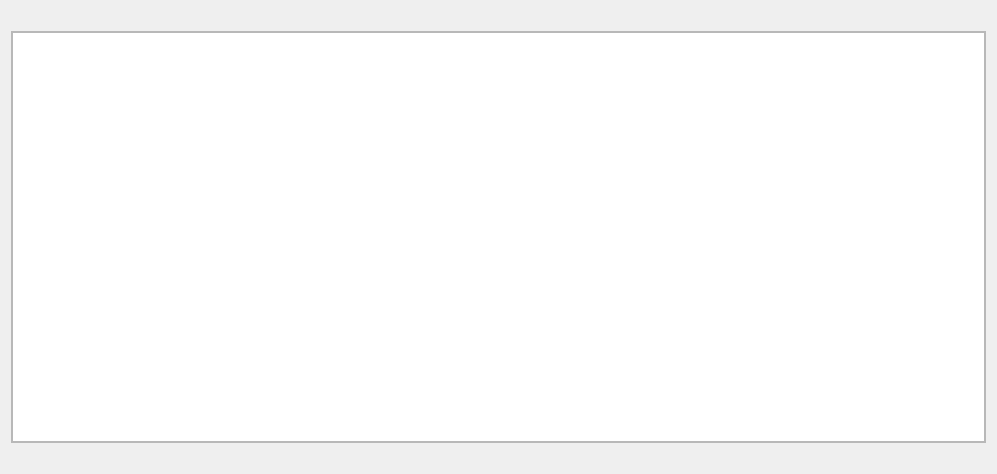
<?xml version="1.0" encoding="UTF-8"?>
<ui version="4.0">
 <author>
SPDX-FileCopyrightText: 2016 shainer &lt;syn.shainer@gmail.com&gt;
SPDX-License-Identifier: GPL-3.0-or-later
 </author>
 <class>Page_NetInst</class>
 <widget class="QWidget" name="Page_NetInst">
  <property name="geometry">
   <rect>
    <x>0</x>
    <y>0</y>
    <width>997</width>
    <height>474</height>
   </rect>
  </property>
  <property name="windowTitle">
   <string/>
  </property>
  <layout class="QVBoxLayout" name="verticalLayout_2">
   <item>
    <widget class="QLabel" name="label">
     <property name="alignment">
      <set>Qt::AlignCenter</set>
     </property>
    </widget>
   </item>
   <item>
    <widget class="QScrollArea" name="scrollArea">
     <property name="maximumSize">
      <size>
       <width>16777215</width>
       <height>16777215</height>
      </size>
     </property>
     <property name="widgetResizable">
      <bool>true</bool>
     </property>
     <widget class="GroupsTreeView" name="groupswidget">
      <property name="geometry">
       <rect>
        <x>0</x>
        <y>0</y>
        <width>981</width>
        <height>410</height>
       </rect>
      </property>
      <property name="font">
       <font>
        <pointsize>11</pointsize>
       </font>
      </property>
      <layout class="QVBoxLayout" name="verticalLayout_3"/>
     </widget>
    </widget>
   </item>
   <item>
    <widget class="QLabel" name="netinst_status">
     <property name="text">
      <string/>
     </property>
    </widget>
   </item>
  </layout>
 </widget>
 <customwidgets>
  <customwidget>
   <class>GroupsTreeView</class>
   <extends>QTreeView</extends>
   <header>groupstreeview.h</header>
  </customwidget>
 </customwidgets>
 <resources/>
 <connections/>
</ui>
